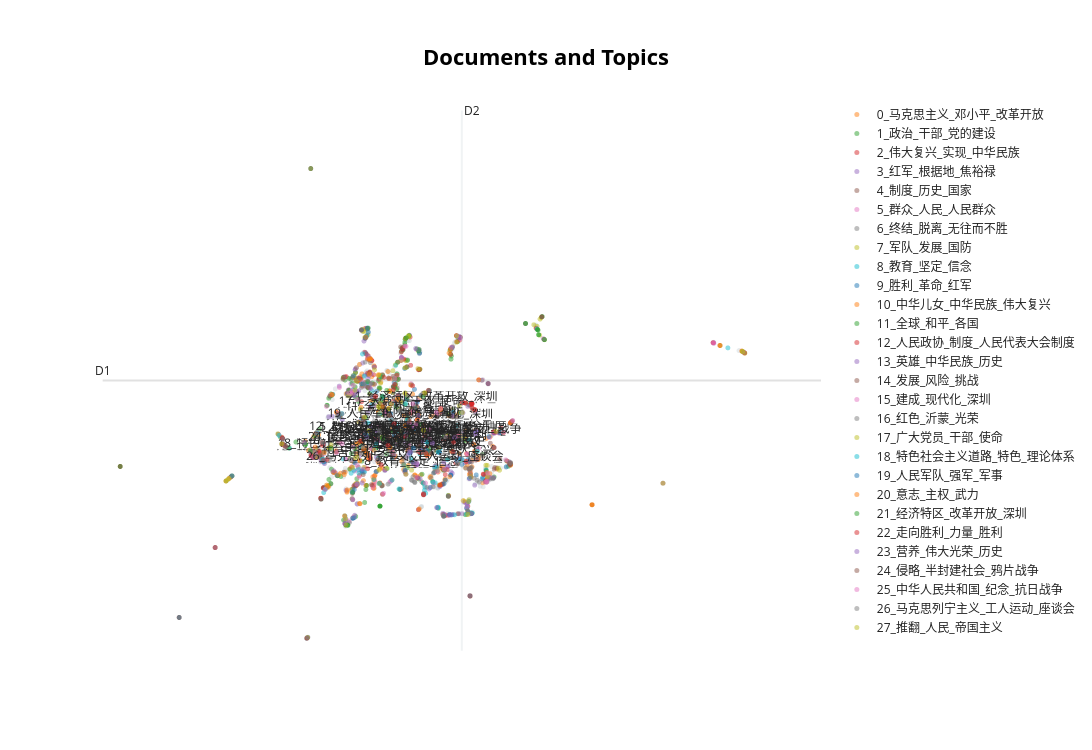

The notebook cell this image was saved under:
### Code cell
reduced_embeddings = UMAP(n_neighbors=5, n_components=2, min_dist=0.0, metric='cosine').fit_transform(embeddings)
topic_model.visualize_documents(docs, reduced_embeddings=reduced_embeddings, hide_document_hover=True)
